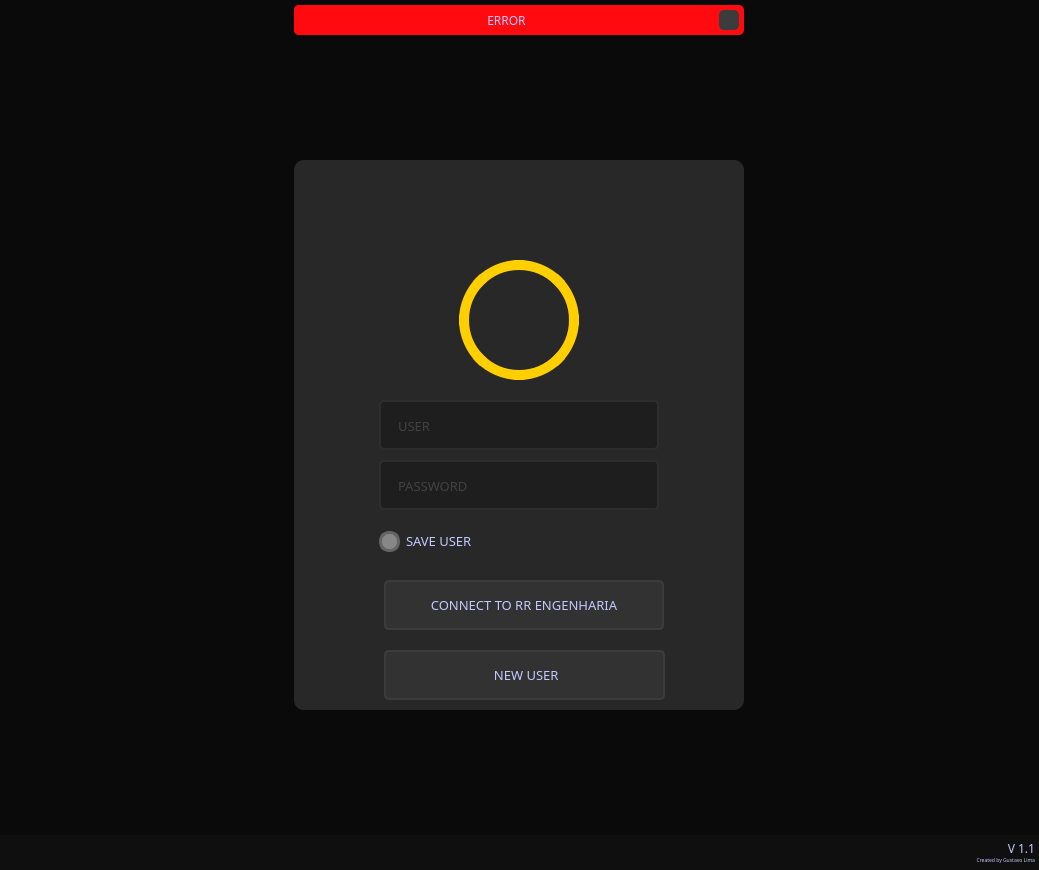
<?xml version="1.0" encoding="UTF-8"?>
<ui version="4.0">
 <class>MainWindow</class>
 <widget class="QMainWindow" name="MainWindow">
  <property name="geometry">
   <rect>
    <x>0</x>
    <y>0</y>
    <width>1039</width>
    <height>870</height>
   </rect>
  </property>
  <property name="minimumSize">
   <size>
    <width>1039</width>
    <height>870</height>
   </size>
  </property>
  <property name="windowTitle">
   <string>RR ENGENHARIA</string>
  </property>
  <property name="windowIcon">
   <iconset resource="file_rc.qrc">
    <normaloff>:/Icon/Images/logo_preto.ico</normaloff>:/Icon/Images/logo_preto.ico</iconset>
  </property>
  <property name="styleSheet">
   <string notr="true">color:rgb(200, 200, 255);
background-color: rgb(10, 10, 10);</string>
  </property>
  <widget class="QWidget" name="centralwidget">
   <layout class="QVBoxLayout" name="verticalLayout">
    <property name="spacing">
     <number>0</number>
    </property>
    <property name="leftMargin">
     <number>0</number>
    </property>
    <property name="topMargin">
     <number>0</number>
    </property>
    <property name="rightMargin">
     <number>0</number>
    </property>
    <property name="bottomMargin">
     <number>0</number>
    </property>
    <item>
     <widget class="QFrame" name="top_bar">
      <property name="maximumSize">
       <size>
        <width>16777215</width>
        <height>35</height>
       </size>
      </property>
      <property name="styleSheet">
       <string notr="true"/>
      </property>
      <property name="frameShape">
       <enum>QFrame::NoFrame</enum>
      </property>
      <property name="frameShadow">
       <enum>QFrame::Raised</enum>
      </property>
      <layout class="QHBoxLayout" name="horizontalLayout_2">
       <property name="spacing">
        <number>0</number>
       </property>
       <property name="leftMargin">
        <number>0</number>
       </property>
       <property name="topMargin">
        <number>5</number>
       </property>
       <property name="rightMargin">
        <number>0</number>
       </property>
       <property name="bottomMargin">
        <number>0</number>
       </property>
       <item>
        <widget class="QFrame" name="frame_error">
         <property name="maximumSize">
          <size>
           <width>450</width>
           <height>16777215</height>
          </size>
         </property>
         <property name="font">
          <font>
           <family>Quicksand</family>
          </font>
         </property>
         <property name="styleSheet">
          <string notr="true">background-color: rgb(255, 11, 15);
border-radius:5px;</string>
         </property>
         <property name="frameShape">
          <enum>QFrame::StyledPanel</enum>
         </property>
         <property name="frameShadow">
          <enum>QFrame::Raised</enum>
         </property>
         <layout class="QHBoxLayout" name="horizontalLayout_3">
          <property name="spacing">
           <number>0</number>
          </property>
          <property name="leftMargin">
           <number>0</number>
          </property>
          <property name="topMargin">
           <number>0</number>
          </property>
          <property name="rightMargin">
           <number>5</number>
          </property>
          <property name="bottomMargin">
           <number>0</number>
          </property>
          <item>
           <widget class="QLabel" name="lbl_error">
            <property name="font">
             <font>
              <family>Quicksand</family>
             </font>
            </property>
            <property name="styleSheet">
             <string notr="true"/>
            </property>
            <property name="text">
             <string>ERROR</string>
            </property>
            <property name="alignment">
             <set>Qt::AlignCenter</set>
            </property>
           </widget>
          </item>
          <item>
           <widget class="QPushButton" name="btn_x">
            <property name="maximumSize">
             <size>
              <width>20</width>
              <height>20</height>
             </size>
            </property>
            <property name="styleSheet">
             <string notr="true">QPushButton{
	border-radius: 5px;
	background-image: url(:/Close_Image/Images/cil-x.png);
	background-position:center;
	
	background-color: rgb(60, 60, 60);
}
QPushButton:hover{
	background-color: rgb(50, 50, 50);
	color: rgb(255, 255, 127);
}
QPushButton:pressed{
	background-color: rgb(35, 35, 35);
	color: rgb(255, 255, 127);
}</string>
            </property>
            <property name="text">
             <string/>
            </property>
           </widget>
          </item>
         </layout>
        </widget>
       </item>
      </layout>
     </widget>
    </item>
    <item>
     <widget class="QFrame" name="content">
      <property name="styleSheet">
       <string notr="true"/>
      </property>
      <property name="frameShape">
       <enum>QFrame::NoFrame</enum>
      </property>
      <property name="frameShadow">
       <enum>QFrame::Raised</enum>
      </property>
      <layout class="QHBoxLayout" name="horizontalLayout">
       <item>
        <widget class="QFrame" name="login_area">
         <property name="maximumSize">
          <size>
           <width>450</width>
           <height>550</height>
          </size>
         </property>
         <property name="styleSheet">
          <string notr="true">background-color: rgb(40, 40, 40);
border-radius: 10px</string>
         </property>
         <property name="frameShape">
          <enum>QFrame::NoFrame</enum>
         </property>
         <property name="frameShadow">
          <enum>QFrame::Raised</enum>
         </property>
         <widget class="QFrame" name="logo">
          <property name="geometry">
           <rect>
            <x>119</x>
            <y>0</y>
            <width>211</width>
            <height>90</height>
           </rect>
          </property>
          <property name="maximumSize">
           <size>
            <width>281</width>
            <height>281</height>
           </size>
          </property>
          <property name="styleSheet">
           <string notr="true">background-image: url(:/Logo_yellow/Images/logorocha_360x90.png);
background-repeat: no-repeat;
background-position: center;
</string>
          </property>
          <property name="frameShape">
           <enum>QFrame::StyledPanel</enum>
          </property>
          <property name="frameShadow">
           <enum>QFrame::Raised</enum>
          </property>
         </widget>
         <widget class="QFrame" name="avatar">
          <property name="geometry">
           <rect>
            <x>165</x>
            <y>100</y>
            <width>120</width>
            <height>120</height>
           </rect>
          </property>
          <property name="styleSheet">
           <string notr="true">QFrame{
	background-image: url(:/Avatar/Images/logo-crop.svg);
	border-radius: 60px;
	border: 10px solid rgb(255, 207, 0);
}
QFrame:hover{
	border: 10px solid rgb(163, 163, 0);
}</string>
          </property>
          <property name="frameShape">
           <enum>QFrame::StyledPanel</enum>
          </property>
          <property name="frameShadow">
           <enum>QFrame::Raised</enum>
          </property>
         </widget>
         <widget class="QLineEdit" name="txt_user">
          <property name="geometry">
           <rect>
            <x>85</x>
            <y>240</y>
            <width>280</width>
            <height>50</height>
           </rect>
          </property>
          <property name="font">
           <font>
            <family>Quicksand</family>
            <pointsize>10</pointsize>
           </font>
          </property>
          <property name="styleSheet">
           <string notr="true">QLineEdit{
	border: 2px solid rgb(45, 45, 45);
	border-radius: 5px;
	padding: 15px;
	background-color: rgb(30, 30, 30);
	color: rgb(100, 100, 100);
}
QLineEdit:hover{
	border: 2px solid rgb(55, 55, 55);
}
QLineEdit:focus{
	border: 2px solid rgb(255, 207, 0);
	color: rgb(200, 200, 200);
}</string>
          </property>
          <property name="maxLength">
           <number>32</number>
          </property>
          <property name="placeholderText">
           <string>USER</string>
          </property>
         </widget>
         <widget class="QLineEdit" name="txt_password">
          <property name="geometry">
           <rect>
            <x>85</x>
            <y>300</y>
            <width>280</width>
            <height>50</height>
           </rect>
          </property>
          <property name="font">
           <font>
            <family>Quicksand</family>
            <pointsize>10</pointsize>
           </font>
          </property>
          <property name="styleSheet">
           <string notr="true">QLineEdit{
	border: 2px solid rgb(45, 45, 45);
	border-radius: 5px;
	padding: 15px;
	background-color: rgb(30, 30, 30);
	color: rgb(100, 100, 100);
}
QLineEdit:hover{
	border: 2px solid rgb(55, 55, 55);
}
QLineEdit:focus{
	border: 2px solid rgb(255, 207, 0);
	color: rgb(200, 200, 200);
}</string>
          </property>
          <property name="maxLength">
           <number>32</number>
          </property>
          <property name="echoMode">
           <enum>QLineEdit::Password</enum>
          </property>
          <property name="placeholderText">
           <string>PASSWORD</string>
          </property>
         </widget>
         <widget class="QCheckBox" name="cbox_save">
          <property name="geometry">
           <rect>
            <x>85</x>
            <y>370</y>
            <width>281</width>
            <height>22</height>
           </rect>
          </property>
          <property name="font">
           <font>
            <family>Quicksand</family>
            <pointsize>10</pointsize>
           </font>
          </property>
          <property name="styleSheet">
           <string notr="true">QCheckBox::indicator{
	border: 3px solid rgb(100, 100, 100);
	width: 15px;
	height:15px;
	border-radius: 10px;
	background-color: rgb(135, 135, 135);
}
QCheckBox::indicator:checked{
	border: 3px solid rgb(195, 156, 0);
	background-color: rgb(255, 255, 127);
}</string>
          </property>
          <property name="text">
           <string>SAVE USER</string>
          </property>
         </widget>
         <widget class="QPushButton" name="btn_conect">
          <property name="geometry">
           <rect>
            <x>90</x>
            <y>420</y>
            <width>280</width>
            <height>50</height>
           </rect>
          </property>
          <property name="font">
           <font>
            <family>Quicksand</family>
            <pointsize>10</pointsize>
           </font>
          </property>
          <property name="styleSheet">
           <string notr="true">QPushButton{
	background-color:rgb(50, 50, 50);
	border:2px solid rgb(60, 60, 60);
	border-radius:5px;
}
QPushButton:hover{
	background-color:rgb(60, 60, 60);
	border: 2px solid rgb(70, 70, 70);
}
QPushButton:pressed{
	background-color:rgb(250, 230, 0);
	border: 2px solid rgb(255, 165, 24);
	color: rgb(35, 35, 35);
}</string>
          </property>
          <property name="text">
           <string>CONNECT TO RR ENGENHARIA</string>
          </property>
         </widget>
         <widget class="QPushButton" name="btn_submit">
          <property name="geometry">
           <rect>
            <x>90</x>
            <y>490</y>
            <width>281</width>
            <height>50</height>
           </rect>
          </property>
          <property name="font">
           <font>
            <family>Quicksand</family>
            <pointsize>10</pointsize>
           </font>
          </property>
          <property name="styleSheet">
           <string notr="true">QPushButton{
	background-color:rgb(50, 50, 50);
	border:2px solid rgb(60, 60, 60);
	border-radius:5px;
}
QPushButton:hover{
	background-color:rgb(60, 60, 60);
	border: 2px solid rgb(70, 70, 70);
}
QPushButton:pressed{
	background-color:rgb(250, 230, 0);
	border: 2px solid rgb(255, 165, 24);
	color: rgb(35, 35, 35);
}</string>
          </property>
          <property name="text">
           <string> NEW USER</string>
          </property>
         </widget>
        </widget>
       </item>
      </layout>
     </widget>
    </item>
    <item>
     <widget class="QFrame" name="bottom">
      <property name="maximumSize">
       <size>
        <width>16777215</width>
        <height>35</height>
       </size>
      </property>
      <property name="styleSheet">
       <string notr="true">background-color: rgb(15, 15, 15);</string>
      </property>
      <property name="frameShape">
       <enum>QFrame::NoFrame</enum>
      </property>
      <property name="frameShadow">
       <enum>QFrame::Raised</enum>
      </property>
      <layout class="QVBoxLayout" name="verticalLayout_2">
       <property name="spacing">
        <number>0</number>
       </property>
       <property name="leftMargin">
        <number>0</number>
       </property>
       <property name="topMargin">
        <number>6</number>
       </property>
       <property name="rightMargin">
        <number>4</number>
       </property>
       <property name="bottomMargin">
        <number>1</number>
       </property>
       <item>
        <widget class="QLabel" name="label_version">
         <property name="font">
          <font>
           <family>Quicksand</family>
          </font>
         </property>
         <property name="text">
          <string>V 1.1</string>
         </property>
         <property name="alignment">
          <set>Qt::AlignRight|Qt::AlignTrailing|Qt::AlignVCenter</set>
         </property>
        </widget>
       </item>
       <item>
        <widget class="QLabel" name="label_lima">
         <property name="font">
          <font>
           <family>Quicksand</family>
           <pointsize>7</pointsize>
          </font>
         </property>
         <property name="text">
          <string>&lt;html&gt;&lt;head/&gt;&lt;body&gt;&lt;p&gt;&lt;span style=&quot; vertical-align:super;&quot;&gt;Created by Gustavo Lima&lt;/span&gt;&lt;/p&gt;&lt;/body&gt;&lt;/html&gt;</string>
         </property>
         <property name="alignment">
          <set>Qt::AlignRight|Qt::AlignTrailing|Qt::AlignVCenter</set>
         </property>
        </widget>
       </item>
      </layout>
     </widget>
    </item>
   </layout>
  </widget>
 </widget>
 <resources>
  <include location="file_rc.qrc"/>
 </resources>
 <connections/>
</ui>
